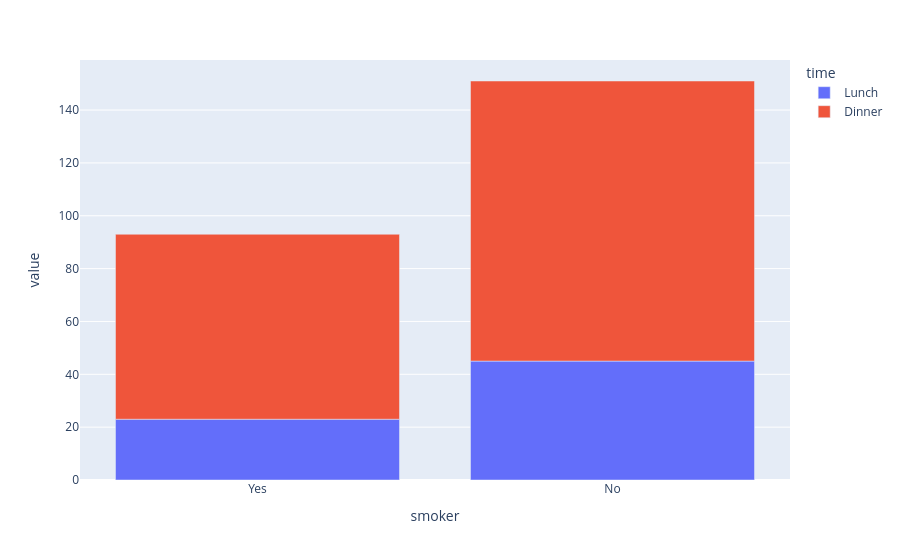

The cell this chart's notebook holds for it:
### Code cell
# Perform the chi2_contingency test
chi2_statistic, p_value, dof, expected = chi2_contingency(contingency_table)
print(f"Chi-square statistic: {chi2_statistic:.4f}")
print(f"P-value: {p_value:.4f}")
print(f"Degrees of freedom: {dof}")
print(f"Expected values: \n{expected}")

if p_value < 0.05:
    print("Reject the null hypothesis (Smoker and non smokers are different in perspective of time)")
else:
    print("Fail to reject the null hypothesis (Smoker and non smokers are the same in perspective of time)")
px.bar(contingency_table)

### Figure 1 — Plotly figure (JSON) as saved in the notebook; plotly's stock layout.template omitted (floating-point values rounded to 4 significant figures)
{"data": [{"hovertemplate": "time=Lunch<br>smoker=%{x}<br>value=%{y}<extra></extra>", "legendgroup": "Lunch", "marker": {"color": "#636efa", "pattern": {"shape": ""}}, "name": "Lunch", "orientation": "v", "showlegend": true, "textposition": "auto", "type": "bar", "x": ["Yes", "No"], "xaxis": "x", "y": [23, 45], "yaxis": "y"}, {"hovertemplate": "time=Dinner<br>smoker=%{x}<br>value=%{y}<extra></extra>", "legendgroup": "Dinner", "marker": {"color": "#EF553B", "pattern": {"shape": ""}}, "name": "Dinner", "orientation": "v", "showlegend": true, "textposition": "auto", "type": "bar", "x": ["Yes", "No"], "xaxis": "x", "y": [70, 106], "yaxis": "y"}], "layout": {"barmode": "relative", "legend": {"title": {"text": "time"}, "tracegroupgap": 0}, "margin": {"t": 60}, "xaxis": {"anchor": "y", "domain": [0, 1], "title": {"text": "smoker"}}, "yaxis": {"anchor": "x", "domain": [0, 1], "title": {"text": "value"}}}}
